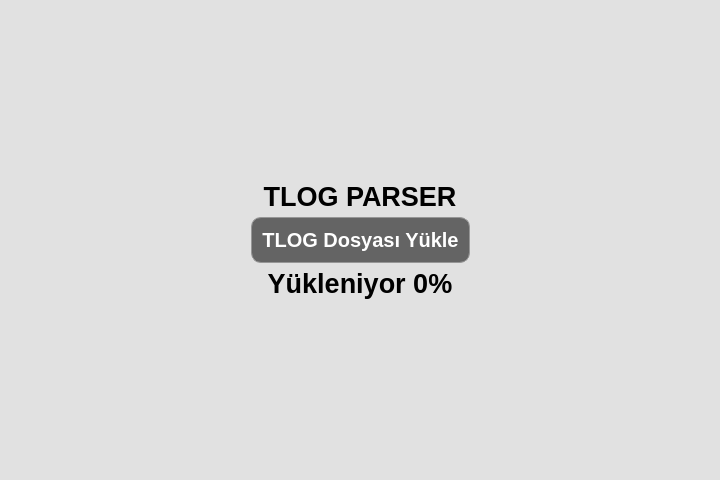
<?xml version="1.0" encoding="UTF-8"?>
<ui version="4.0">
 <class>fileSelectWidget</class>
 <widget class="QWidget" name="fileSelectWidget">
  <property name="geometry">
   <rect>
    <x>0</x>
    <y>0</y>
    <width>720</width>
    <height>480</height>
   </rect>
  </property>
  <property name="minimumSize">
   <size>
    <width>0</width>
    <height>0</height>
   </size>
  </property>
  <property name="windowTitle">
   <string>Form</string>
  </property>
  <property name="styleSheet">
   <string notr="true">background-color:rgb(225,225,225);</string>
  </property>
  <layout class="QVBoxLayout" name="verticalLayout">
   <property name="spacing">
    <number>0</number>
   </property>
   <property name="leftMargin">
    <number>0</number>
   </property>
   <property name="topMargin">
    <number>0</number>
   </property>
   <property name="rightMargin">
    <number>0</number>
   </property>
   <property name="bottomMargin">
    <number>0</number>
   </property>
   <item>
    <spacer name="verticalSpacer_2">
     <property name="orientation">
      <enum>Qt::Vertical</enum>
     </property>
     <property name="sizeHint" stdset="0">
      <size>
       <width>20</width>
       <height>40</height>
      </size>
     </property>
    </spacer>
   </item>
   <item>
    <widget class="QLabel" name="title_label">
     <property name="font">
      <font>
       <pointsize>20</pointsize>
       <bold>true</bold>
      </font>
     </property>
     <property name="styleSheet">
      <string notr="true">background-color:rgba(0,0,0,0);</string>
     </property>
     <property name="text">
      <string>TLOG PARSER</string>
     </property>
     <property name="alignment">
      <set>Qt::AlignCenter</set>
     </property>
    </widget>
   </item>
   <item>
    <layout class="QHBoxLayout" name="horizontalLayout">
     <property name="topMargin">
      <number>5</number>
     </property>
     <property name="bottomMargin">
      <number>5</number>
     </property>
     <item>
      <spacer name="horizontalSpacer">
       <property name="orientation">
        <enum>Qt::Horizontal</enum>
       </property>
       <property name="sizeHint" stdset="0">
        <size>
         <width>40</width>
         <height>20</height>
        </size>
       </property>
      </spacer>
     </item>
     <item>
      <widget class="QPushButton" name="file_select_button">
       <property name="font">
        <font>
         <pointsize>15</pointsize>
         <bold>true</bold>
        </font>
       </property>
       <property name="styleSheet">
        <string notr="true">QPushButton
{
padding:10px;
border:1px solid rgb(150,150,150);
border-radius:10px;
background-color:rgb(100,100,100);
color:white;
}
QPushButton::hover
{
padding:10px;
border:1px solid rgb(100,100,100);
border-radius:10px;
background-color:rgb(50,50,50);
color:white;
}</string>
       </property>
       <property name="text">
        <string>TLOG Dosyası Yükle</string>
       </property>
      </widget>
     </item>
     <item>
      <spacer name="horizontalSpacer_2">
       <property name="orientation">
        <enum>Qt::Horizontal</enum>
       </property>
       <property name="sizeHint" stdset="0">
        <size>
         <width>40</width>
         <height>20</height>
        </size>
       </property>
      </spacer>
     </item>
    </layout>
   </item>
   <item>
    <widget class="QLabel" name="loading_label">
     <property name="font">
      <font>
       <pointsize>20</pointsize>
       <bold>true</bold>
      </font>
     </property>
     <property name="styleSheet">
      <string notr="true">background-color:rgba(0,0,0,0);</string>
     </property>
     <property name="text">
      <string>Yükleniyor 0%</string>
     </property>
     <property name="alignment">
      <set>Qt::AlignCenter</set>
     </property>
    </widget>
   </item>
   <item>
    <spacer name="verticalSpacer">
     <property name="orientation">
      <enum>Qt::Vertical</enum>
     </property>
     <property name="sizeHint" stdset="0">
      <size>
       <width>20</width>
       <height>40</height>
      </size>
     </property>
    </spacer>
   </item>
  </layout>
 </widget>
 <resources/>
 <connections/>
</ui>
